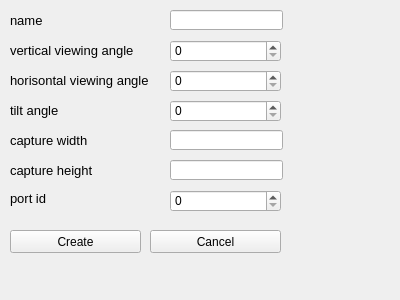
<?xml version="1.0" encoding="UTF-8"?>
<ui version="4.0">
 <class>Form</class>
 <widget class="QWidget" name="Form">
  <property name="geometry">
   <rect>
    <x>0</x>
    <y>0</y>
    <width>400</width>
    <height>300</height>
   </rect>
  </property>
  <property name="windowTitle">
   <string>create camera</string>
  </property>
  <widget class="QLineEdit" name="lineEdit">
   <property name="geometry">
    <rect>
     <x>170</x>
     <y>10</y>
     <width>113</width>
     <height>20</height>
    </rect>
   </property>
  </widget>
  <widget class="QLabel" name="label">
   <property name="geometry">
    <rect>
     <x>10</x>
     <y>10</y>
     <width>71</width>
     <height>21</height>
    </rect>
   </property>
   <property name="font">
    <font>
     <pointsize>10</pointsize>
    </font>
   </property>
   <property name="text">
    <string>name</string>
   </property>
  </widget>
  <widget class="QLabel" name="label_2">
   <property name="geometry">
    <rect>
     <x>10</x>
     <y>40</y>
     <width>131</width>
     <height>21</height>
    </rect>
   </property>
   <property name="font">
    <font>
     <pointsize>10</pointsize>
    </font>
   </property>
   <property name="text">
    <string>vertical viewing angle</string>
   </property>
  </widget>
  <widget class="QLabel" name="label_3">
   <property name="geometry">
    <rect>
     <x>10</x>
     <y>70</y>
     <width>141</width>
     <height>21</height>
    </rect>
   </property>
   <property name="font">
    <font>
     <pointsize>10</pointsize>
    </font>
   </property>
   <property name="text">
    <string>horisontal viewing angle</string>
   </property>
  </widget>
  <widget class="QLabel" name="label_4">
   <property name="geometry">
    <rect>
     <x>10</x>
     <y>100</y>
     <width>111</width>
     <height>21</height>
    </rect>
   </property>
   <property name="font">
    <font>
     <pointsize>10</pointsize>
    </font>
   </property>
   <property name="text">
    <string>tilt angle</string>
   </property>
  </widget>
  <widget class="QLabel" name="label_5">
   <property name="geometry">
    <rect>
     <x>10</x>
     <y>130</y>
     <width>121</width>
     <height>21</height>
    </rect>
   </property>
   <property name="font">
    <font>
     <pointsize>10</pointsize>
    </font>
   </property>
   <property name="text">
    <string>capture width</string>
   </property>
  </widget>
  <widget class="QLabel" name="label_6">
   <property name="geometry">
    <rect>
     <x>10</x>
     <y>160</y>
     <width>121</width>
     <height>21</height>
    </rect>
   </property>
   <property name="font">
    <font>
     <pointsize>10</pointsize>
    </font>
   </property>
   <property name="text">
    <string>capture height</string>
   </property>
  </widget>
  <widget class="QLineEdit" name="lineEdit_5">
   <property name="geometry">
    <rect>
     <x>170</x>
     <y>130</y>
     <width>113</width>
     <height>20</height>
    </rect>
   </property>
  </widget>
  <widget class="QLineEdit" name="lineEdit_6">
   <property name="geometry">
    <rect>
     <x>170</x>
     <y>160</y>
     <width>113</width>
     <height>20</height>
    </rect>
   </property>
  </widget>
  <widget class="QLabel" name="label_7">
   <property name="geometry">
    <rect>
     <x>10</x>
     <y>190</y>
     <width>47</width>
     <height>16</height>
    </rect>
   </property>
   <property name="font">
    <font>
     <pointsize>10</pointsize>
    </font>
   </property>
   <property name="text">
    <string>port id</string>
   </property>
  </widget>
  <widget class="QSpinBox" name="spinBox">
   <property name="geometry">
    <rect>
     <x>170</x>
     <y>190</y>
     <width>111</width>
     <height>22</height>
    </rect>
   </property>
  </widget>
  <widget class="QPushButton" name="pushButton">
   <property name="geometry">
    <rect>
     <x>10</x>
     <y>230</y>
     <width>131</width>
     <height>23</height>
    </rect>
   </property>
   <property name="text">
    <string>Create</string>
   </property>
  </widget>
  <widget class="QSpinBox" name="spinBox_2">
   <property name="geometry">
    <rect>
     <x>170</x>
     <y>40</y>
     <width>111</width>
     <height>22</height>
    </rect>
   </property>
  </widget>
  <widget class="QSpinBox" name="spinBox_3">
   <property name="geometry">
    <rect>
     <x>170</x>
     <y>70</y>
     <width>111</width>
     <height>22</height>
    </rect>
   </property>
  </widget>
  <widget class="QSpinBox" name="spinBox_4">
   <property name="geometry">
    <rect>
     <x>170</x>
     <y>100</y>
     <width>111</width>
     <height>22</height>
    </rect>
   </property>
  </widget>
  <widget class="QPushButton" name="pushButton_2">
   <property name="geometry">
    <rect>
     <x>150</x>
     <y>230</y>
     <width>131</width>
     <height>23</height>
    </rect>
   </property>
   <property name="text">
    <string>Cancel</string>
   </property>
  </widget>
 </widget>
 <resources/>
 <connections/>
</ui>
